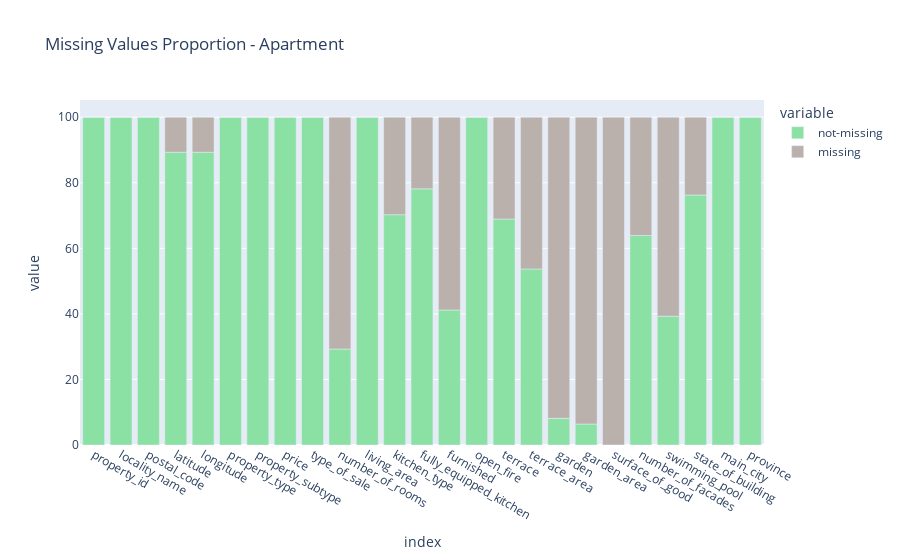

The code cell stored with this chart in its notebook:
### Code cell
app_custom_colors = {"not-missing": px.colors.qualitative.Pastel[8], "missing": px.colors.qualitative.T10[9]}
make_bar_perc_plotly(app, colors=app_custom_colors, title="Missing Values Proportion - Apartment")

### Figure 1 — Plotly figure (JSON) as saved in the notebook; plotly's stock layout.template omitted (floating-point values rounded to 4 significant figures)
{"data": [{"alignmentgroup": "True", "hovertemplate": "variable=not-missing<br>index=%{x}<br>value=%{y}<extra></extra>", "legendgroup": "not-missing", "marker": {"color": "rgb(139, 224, 164)", "pattern": {"shape": ""}}, "name": "not-missing", "offsetgroup": "not-missing", "orientation": "v", "showlegend": true, "textposition": "auto", "type": "bar", "x": ["property_id", "locality_name", "postal_code", "latitude", "longitude", "property_type", "property_subtype", "price", "type_of_sale", "number_of_rooms", "living_area", "kitchen_type", "fully_equipped_kitchen", "furnished", "open_fire", "terrace", "terrace_area", "garden", "garden_area", "surface_of_good", "number_of_facades", "swimming_pool", "state_of_building", "main_city", "province"], "xaxis": "x", "y": [100, 100, 100, 89.32, 89.32, 100, 100, 100, 100, 29.29, 100, 70.26, 78.15, 41.19, 100, 68.96, 53.71, 8.125, 6.401, 0, 63.95, 39.3, 76.28, 100, 100], "yaxis": "y"}, {"alignmentgroup": "True", "hovertemplate": "variable=missing<br>index=%{x}<br>value=%{y}<extra></extra>", "legendgroup": "missing", "marker": {"color": "#BAB0AC", "pattern": {"shape": ""}}, "name": "missing", "offsetgroup": "missing", "orientation": "v", "showlegend": true, "textposition": "auto", "type": "bar", "x": ["property_id", "locality_name", "postal_code", "latitude", "longitude", "property_type", "property_subtype", "price", "type_of_sale", "number_of_rooms", "living_area", "kitchen_type", "fully_equipped_kitchen", "furnished", "open_fire", "terrace", "terrace_area", "garden", "garden_area", "surface_of_good", "number_of_facades", "swimming_pool", "state_of_building", "main_city", "province"], "xaxis": "x", "y": [0, 0, 0, 10.68, 10.68, 0, 0, 0, 0, 70.71, 0, 29.74, 21.85, 58.81, 0, 31.04, 46.29, 91.88, 93.6, 100, 36.05, 60.7, 23.72, 0, 0], "yaxis": "y"}], "layout": {"barmode": "relative", "legend": {"title": {"text": "variable"}, "tracegroupgap": 0}, "title": {"text": "Missing Values Proportion - Apartment"}, "xaxis": {"anchor": "y", "domain": [0, 1], "title": {"text": "index"}}, "yaxis": {"anchor": "x", "domain": [0, 1], "title": {"text": "value"}}}}
